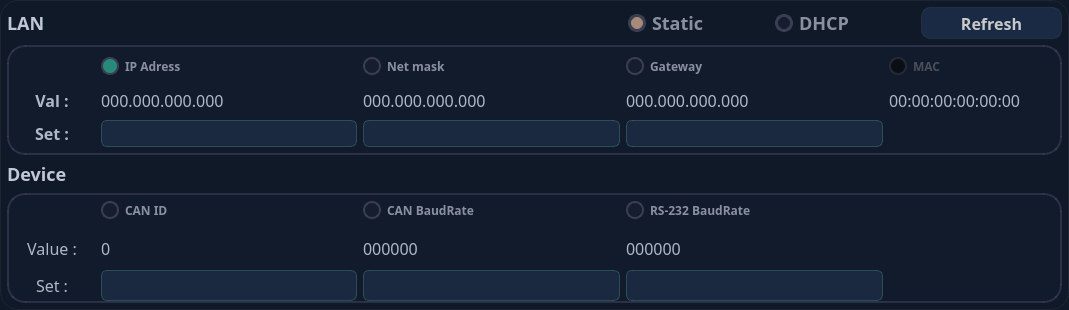
<?xml version="1.0" encoding="UTF-8"?>
<ui version="4.0">
 <class>devicesetting</class>
 <widget class="QFrame" name="devicesetting">
  <property name="geometry">
   <rect>
    <x>0</x>
    <y>0</y>
    <width>1069</width>
    <height>310</height>
   </rect>
  </property>
  <property name="minimumSize">
   <size>
    <width>1069</width>
    <height>310</height>
   </size>
  </property>
  <property name="maximumSize">
   <size>
    <width>1240</width>
    <height>372</height>
   </size>
  </property>
  <property name="font">
   <font>
    <family>WenQuanYi Micro Hei</family>
   </font>
  </property>
  <property name="cursor">
   <cursorShape>BlankCursor</cursorShape>
  </property>
  <property name="contextMenuPolicy">
   <enum>Qt::NoContextMenu</enum>
  </property>
  <property name="styleSheet">
   <string notr="true">#devicesetting {
    background-color: #0F1928;
    border-radius: 18px;
    border: 1px solid rgba(60, 60, 80, 0.3);
}</string>
  </property>
  <property name="locale">
   <locale language="Chinese" country="China"/>
  </property>
  <property name="frameShape">
   <enum>QFrame::NoFrame</enum>
  </property>
  <property name="frameShadow">
   <enum>QFrame::Plain</enum>
  </property>
  <property name="lineWidth">
   <number>0</number>
  </property>
  <layout class="QVBoxLayout" name="verticalLayout" stretch="2,7,1,7">
   <property name="leftMargin">
    <number>6</number>
   </property>
   <property name="topMargin">
    <number>6</number>
   </property>
   <property name="rightMargin">
    <number>6</number>
   </property>
   <property name="bottomMargin">
    <number>6</number>
   </property>
   <item>
    <widget class="QFrame" name="landhcpstframe">
     <property name="font">
      <font>
       <family>WenQuanYi Micro Hei</family>
      </font>
     </property>
     <property name="cursor">
      <cursorShape>BlankCursor</cursorShape>
     </property>
     <property name="contextMenuPolicy">
      <enum>Qt::NoContextMenu</enum>
     </property>
     <property name="styleSheet">
      <string notr="true">#landhcpstframe QRadioButton {
    color: #8A90A0;
    font-size: 18px;
}

#landhcpstframe QRadioButton::indicator {
    width: 12px;
    height: 12px;
    border-radius: 9px;
    border: 3px solid #3A3E50;
    background-color: #151D2E;
}

#landhcpstframe QRadioButton::indicator:checked {
    background-color: #A88A78;
}</string>
     </property>
     <property name="frameShape">
      <enum>QFrame::NoFrame</enum>
     </property>
     <property name="frameShadow">
      <enum>QFrame::Plain</enum>
     </property>
     <property name="lineWidth">
      <number>0</number>
     </property>
     <layout class="QHBoxLayout" name="horizontalLayout_5" stretch="1,12,3,3,3">
      <property name="spacing">
       <number>6</number>
      </property>
      <property name="leftMargin">
       <number>0</number>
      </property>
      <property name="topMargin">
       <number>0</number>
      </property>
      <property name="rightMargin">
       <number>0</number>
      </property>
      <property name="bottomMargin">
       <number>0</number>
      </property>
      <item>
       <widget class="QLabel" name="settingLANlabel">
        <property name="enabled">
         <bool>false</bool>
        </property>
        <property name="font">
         <font>
          <family>WenQuanYi Micro Hei</family>
          <pointsize>-1</pointsize>
          <weight>75</weight>
          <bold>true</bold>
         </font>
        </property>
        <property name="cursor">
         <cursorShape>BlankCursor</cursorShape>
        </property>
        <property name="contextMenuPolicy">
         <enum>Qt::NoContextMenu</enum>
        </property>
        <property name="styleSheet">
         <string notr="true">#settingLANlabel {
    color: #C0C8D5;
    font-size: 18px;
}</string>
        </property>
        <property name="lineWidth">
         <number>0</number>
        </property>
        <property name="text">
         <string>LAN</string>
        </property>
       </widget>
      </item>
      <item>
       <widget class="QLabel" name="spacelabel">
        <property name="font">
         <font>
          <family>WenQuanYi Micro Hei</family>
         </font>
        </property>
        <property name="cursor">
         <cursorShape>BlankCursor</cursorShape>
        </property>
        <property name="contextMenuPolicy">
         <enum>Qt::NoContextMenu</enum>
        </property>
        <property name="lineWidth">
         <number>0</number>
        </property>
        <property name="text">
         <string/>
        </property>
       </widget>
      </item>
      <item>
       <widget class="QRadioButton" name="setstaticradioButton">
        <property name="sizePolicy">
         <sizepolicy hsizetype="Preferred" vsizetype="Preferred">
          <horstretch>0</horstretch>
          <verstretch>0</verstretch>
         </sizepolicy>
        </property>
        <property name="font">
         <font>
          <family>WenQuanYi Micro Hei</family>
          <pointsize>-1</pointsize>
          <weight>75</weight>
          <bold>true</bold>
         </font>
        </property>
        <property name="cursor">
         <cursorShape>BlankCursor</cursorShape>
        </property>
        <property name="mouseTracking">
         <bool>false</bool>
        </property>
        <property name="focusPolicy">
         <enum>Qt::NoFocus</enum>
        </property>
        <property name="contextMenuPolicy">
         <enum>Qt::NoContextMenu</enum>
        </property>
        <property name="layoutDirection">
         <enum>Qt::LeftToRight</enum>
        </property>
        <property name="text">
         <string>Static</string>
        </property>
        <property name="checked">
         <bool>true</bool>
        </property>
        <property name="autoExclusive">
         <bool>true</bool>
        </property>
       </widget>
      </item>
      <item>
       <widget class="QRadioButton" name="dhcpradioButton">
        <property name="sizePolicy">
         <sizepolicy hsizetype="Preferred" vsizetype="Preferred">
          <horstretch>0</horstretch>
          <verstretch>0</verstretch>
         </sizepolicy>
        </property>
        <property name="font">
         <font>
          <family>WenQuanYi Micro Hei</family>
          <pointsize>-1</pointsize>
          <weight>75</weight>
          <bold>true</bold>
         </font>
        </property>
        <property name="cursor">
         <cursorShape>BlankCursor</cursorShape>
        </property>
        <property name="mouseTracking">
         <bool>false</bool>
        </property>
        <property name="focusPolicy">
         <enum>Qt::NoFocus</enum>
        </property>
        <property name="contextMenuPolicy">
         <enum>Qt::NoContextMenu</enum>
        </property>
        <property name="layoutDirection">
         <enum>Qt::LeftToRight</enum>
        </property>
        <property name="text">
         <string>DHCP</string>
        </property>
        <property name="checked">
         <bool>false</bool>
        </property>
       </widget>
      </item>
      <item>
       <widget class="QPushButton" name="refreshpushButton">
        <property name="sizePolicy">
         <sizepolicy hsizetype="Preferred" vsizetype="Preferred">
          <horstretch>0</horstretch>
          <verstretch>0</verstretch>
         </sizepolicy>
        </property>
        <property name="font">
         <font>
          <family>WenQuanYi Micro Hei</family>
          <pointsize>-1</pointsize>
          <weight>75</weight>
          <bold>true</bold>
         </font>
        </property>
        <property name="cursor">
         <cursorShape>BlankCursor</cursorShape>
        </property>
        <property name="focusPolicy">
         <enum>Qt::NoFocus</enum>
        </property>
        <property name="contextMenuPolicy">
         <enum>Qt::NoContextMenu</enum>
        </property>
        <property name="styleSheet">
         <string notr="true">#refreshpushButton {
        color: #C9C9C9;
        border-radius: 9px;
        font-size: 16px;
        font-weight: bold;
        background-color: #1A2A45;
         font-family: &quot;WenQuanYi Micro Hei&quot;;
    border: 1px solid rgba(74, 74, 90, 0.3);
}

#refreshpushButton:hover {
        background-color: #243356;
         border-color: rgba(100, 100, 130, 0.6);
}

#refreshpushButton:pressed {
        background-color: #0D1525;
border-color: rgba(100, 100, 130, 0.8);
}

#refreshpushButton:disabled {
        color: #3A3A4E;
    background-color: #151D2E;
        border: 1px solid rgba(40, 40, 55, 0.3);
}
</string>
        </property>
        <property name="text">
         <string>Refresh</string>
        </property>
       </widget>
      </item>
     </layout>
    </widget>
   </item>
   <item>
    <widget class="QFrame" name="networkframe">
     <property name="font">
      <font>
       <family>WenQuanYi Micro Hei</family>
      </font>
     </property>
     <property name="cursor">
      <cursorShape>BlankCursor</cursorShape>
     </property>
     <property name="contextMenuPolicy">
      <enum>Qt::NoContextMenu</enum>
     </property>
     <property name="styleSheet">
      <string notr="true">#networkframe {
        border-radius: 18px;
    background-color: #111B2C;
    border: 2px solid rgba(70, 70, 100, 0.5);
}

#networkframe QRadioButton {
    color: #8A90A0;
    font-size: 12px;
    font-weight: bold;
}

#networkframe QRadioButton::indicator {
    width: 14px;
    height: 14px;
    border-radius: 9px;
    border: 2px solid #3A3E50;
    background-color: #151D2E;
}

#networkframe QRadioButton::indicator:checked {
    background-color: #288A78;
}

#networkframe QRadioButton:disabled {
    color: #4A4E5A;
        background: transparent;
}

#networkframe QRadioButton::indicator:disabled {
        border: 2px solid #252836;
    background-color: #0A0F16;
}

#networkframe QLabel {
    color: #B0B8C5;
    font-size: 16px;
}

#ipvaluelabel, #maskvaluelabel, #gatevaluelabel {
    color: #E0E8F0;
    background-color: #1A2840;
    border: 1px solid rgba(90, 180, 160, 0.3);
    border-radius: 6px;
}</string>
     </property>
     <property name="frameShape">
      <enum>QFrame::NoFrame</enum>
     </property>
     <property name="frameShadow">
      <enum>QFrame::Plain</enum>
     </property>
     <property name="lineWidth">
      <number>0</number>
     </property>
     <layout class="QGridLayout" name="gridLayout_4" rowstretch="1,1,1" columnstretch="1,3,3,3,2">
      <property name="leftMargin">
       <number>0</number>
      </property>
      <property name="topMargin">
       <number>6</number>
      </property>
      <property name="rightMargin">
       <number>0</number>
      </property>
      <property name="bottomMargin">
       <number>6</number>
      </property>
      <item row="0" column="1">
       <widget class="QRadioButton" name="ipradioButton">
        <property name="sizePolicy">
         <sizepolicy hsizetype="Preferred" vsizetype="Preferred">
          <horstretch>0</horstretch>
          <verstretch>0</verstretch>
         </sizepolicy>
        </property>
        <property name="font">
         <font>
          <family>WenQuanYi Micro Hei</family>
          <pointsize>-1</pointsize>
          <weight>75</weight>
          <bold>true</bold>
         </font>
        </property>
        <property name="cursor">
         <cursorShape>BlankCursor</cursorShape>
        </property>
        <property name="mouseTracking">
         <bool>false</bool>
        </property>
        <property name="focusPolicy">
         <enum>Qt::NoFocus</enum>
        </property>
        <property name="contextMenuPolicy">
         <enum>Qt::NoContextMenu</enum>
        </property>
        <property name="text">
         <string>IP Adress</string>
        </property>
        <property name="checked">
         <bool>true</bool>
        </property>
        <property name="autoExclusive">
         <bool>false</bool>
        </property>
        <attribute name="buttonGroup">
         <string notr="true">buttonGroup</string>
        </attribute>
       </widget>
      </item>
      <item row="0" column="2">
       <widget class="QRadioButton" name="maskradioButton">
        <property name="sizePolicy">
         <sizepolicy hsizetype="Preferred" vsizetype="Preferred">
          <horstretch>0</horstretch>
          <verstretch>0</verstretch>
         </sizepolicy>
        </property>
        <property name="font">
         <font>
          <family>WenQuanYi Micro Hei</family>
          <pointsize>-1</pointsize>
          <weight>75</weight>
          <bold>true</bold>
         </font>
        </property>
        <property name="cursor">
         <cursorShape>BlankCursor</cursorShape>
        </property>
        <property name="mouseTracking">
         <bool>false</bool>
        </property>
        <property name="focusPolicy">
         <enum>Qt::NoFocus</enum>
        </property>
        <property name="contextMenuPolicy">
         <enum>Qt::NoContextMenu</enum>
        </property>
        <property name="text">
         <string>Net mask</string>
        </property>
        <property name="checked">
         <bool>false</bool>
        </property>
        <attribute name="buttonGroup">
         <string notr="true">buttonGroup</string>
        </attribute>
       </widget>
      </item>
      <item row="0" column="3">
       <widget class="QRadioButton" name="gateradioButton">
        <property name="sizePolicy">
         <sizepolicy hsizetype="Preferred" vsizetype="Preferred">
          <horstretch>0</horstretch>
          <verstretch>0</verstretch>
         </sizepolicy>
        </property>
        <property name="font">
         <font>
          <family>WenQuanYi Micro Hei</family>
          <pointsize>-1</pointsize>
          <weight>75</weight>
          <bold>true</bold>
         </font>
        </property>
        <property name="cursor">
         <cursorShape>BlankCursor</cursorShape>
        </property>
        <property name="mouseTracking">
         <bool>false</bool>
        </property>
        <property name="focusPolicy">
         <enum>Qt::NoFocus</enum>
        </property>
        <property name="contextMenuPolicy">
         <enum>Qt::NoContextMenu</enum>
        </property>
        <property name="text">
         <string>Gateway</string>
        </property>
        <property name="checked">
         <bool>false</bool>
        </property>
        <attribute name="buttonGroup">
         <string notr="true">buttonGroup</string>
        </attribute>
       </widget>
      </item>
      <item row="0" column="4">
       <widget class="QRadioButton" name="macradioButton">
        <property name="enabled">
         <bool>false</bool>
        </property>
        <property name="sizePolicy">
         <sizepolicy hsizetype="Preferred" vsizetype="Preferred">
          <horstretch>0</horstretch>
          <verstretch>0</verstretch>
         </sizepolicy>
        </property>
        <property name="font">
         <font>
          <family>WenQuanYi Micro Hei</family>
          <pointsize>-1</pointsize>
          <weight>75</weight>
          <bold>true</bold>
         </font>
        </property>
        <property name="cursor">
         <cursorShape>BlankCursor</cursorShape>
        </property>
        <property name="mouseTracking">
         <bool>false</bool>
        </property>
        <property name="focusPolicy">
         <enum>Qt::NoFocus</enum>
        </property>
        <property name="contextMenuPolicy">
         <enum>Qt::NoContextMenu</enum>
        </property>
        <property name="styleSheet">
         <string notr="true"/>
        </property>
        <property name="text">
         <string>MAC</string>
        </property>
        <property name="checked">
         <bool>false</bool>
        </property>
        <attribute name="buttonGroup">
         <string notr="true">buttonGroup</string>
        </attribute>
       </widget>
      </item>
      <item row="1" column="0">
       <widget class="QLabel" name="networkvaluelabel">
        <property name="font">
         <font>
          <family>WenQuanYi Micro Hei</family>
          <pointsize>-1</pointsize>
          <weight>75</weight>
          <bold>true</bold>
         </font>
        </property>
        <property name="cursor">
         <cursorShape>BlankCursor</cursorShape>
        </property>
        <property name="contextMenuPolicy">
         <enum>Qt::NoContextMenu</enum>
        </property>
        <property name="lineWidth">
         <number>0</number>
        </property>
        <property name="text">
         <string>Val :</string>
        </property>
        <property name="alignment">
         <set>Qt::AlignCenter</set>
        </property>
       </widget>
      </item>
      <item row="1" column="1">
       <widget class="QLabel" name="iplabel">
        <property name="font">
         <font>
          <family>WenQuanYi Micro Hei</family>
          <pointsize>-1</pointsize>
         </font>
        </property>
        <property name="cursor">
         <cursorShape>BlankCursor</cursorShape>
        </property>
        <property name="contextMenuPolicy">
         <enum>Qt::NoContextMenu</enum>
        </property>
        <property name="lineWidth">
         <number>0</number>
        </property>
        <property name="text">
         <string>000.000.000.000</string>
        </property>
       </widget>
      </item>
      <item row="1" column="2">
       <widget class="QLabel" name="masklabel">
        <property name="font">
         <font>
          <family>WenQuanYi Micro Hei</family>
          <pointsize>-1</pointsize>
         </font>
        </property>
        <property name="cursor">
         <cursorShape>BlankCursor</cursorShape>
        </property>
        <property name="contextMenuPolicy">
         <enum>Qt::NoContextMenu</enum>
        </property>
        <property name="lineWidth">
         <number>0</number>
        </property>
        <property name="text">
         <string>000.000.000.000</string>
        </property>
       </widget>
      </item>
      <item row="1" column="3">
       <widget class="QLabel" name="gatelabel">
        <property name="font">
         <font>
          <family>WenQuanYi Micro Hei</family>
          <pointsize>-1</pointsize>
         </font>
        </property>
        <property name="cursor">
         <cursorShape>BlankCursor</cursorShape>
        </property>
        <property name="contextMenuPolicy">
         <enum>Qt::NoContextMenu</enum>
        </property>
        <property name="lineWidth">
         <number>0</number>
        </property>
        <property name="text">
         <string>000.000.000.000</string>
        </property>
       </widget>
      </item>
      <item row="1" column="4">
       <widget class="QLabel" name="maclabel">
        <property name="font">
         <font>
          <family>WenQuanYi Micro Hei</family>
          <pointsize>-1</pointsize>
         </font>
        </property>
        <property name="cursor">
         <cursorShape>BlankCursor</cursorShape>
        </property>
        <property name="contextMenuPolicy">
         <enum>Qt::NoContextMenu</enum>
        </property>
        <property name="lineWidth">
         <number>0</number>
        </property>
        <property name="text">
         <string>00:00:00:00:00:00</string>
        </property>
       </widget>
      </item>
      <item row="2" column="0">
       <widget class="QLabel" name="networksetlabel">
        <property name="font">
         <font>
          <family>WenQuanYi Micro Hei</family>
          <pointsize>-1</pointsize>
          <weight>75</weight>
          <bold>true</bold>
         </font>
        </property>
        <property name="cursor">
         <cursorShape>BlankCursor</cursorShape>
        </property>
        <property name="contextMenuPolicy">
         <enum>Qt::NoContextMenu</enum>
        </property>
        <property name="lineWidth">
         <number>0</number>
        </property>
        <property name="text">
         <string>Set :</string>
        </property>
        <property name="alignment">
         <set>Qt::AlignCenter</set>
        </property>
       </widget>
      </item>
      <item row="2" column="1">
       <widget class="QLabel" name="ipvaluelabel">
        <property name="font">
         <font>
          <family>WenQuanYi Micro Hei</family>
          <pointsize>-1</pointsize>
         </font>
        </property>
        <property name="cursor">
         <cursorShape>BlankCursor</cursorShape>
        </property>
        <property name="contextMenuPolicy">
         <enum>Qt::NoContextMenu</enum>
        </property>
        <property name="lineWidth">
         <number>0</number>
        </property>
        <property name="text">
         <string/>
        </property>
       </widget>
      </item>
      <item row="2" column="2">
       <widget class="QLabel" name="maskvaluelabel">
        <property name="font">
         <font>
          <family>WenQuanYi Micro Hei</family>
          <pointsize>-1</pointsize>
         </font>
        </property>
        <property name="cursor">
         <cursorShape>BlankCursor</cursorShape>
        </property>
        <property name="contextMenuPolicy">
         <enum>Qt::NoContextMenu</enum>
        </property>
        <property name="lineWidth">
         <number>0</number>
        </property>
        <property name="text">
         <string/>
        </property>
       </widget>
      </item>
      <item row="2" column="3">
       <widget class="QLabel" name="gatevaluelabel">
        <property name="font">
         <font>
          <family>WenQuanYi Micro Hei</family>
          <pointsize>-1</pointsize>
         </font>
        </property>
        <property name="cursor">
         <cursorShape>BlankCursor</cursorShape>
        </property>
        <property name="contextMenuPolicy">
         <enum>Qt::NoContextMenu</enum>
        </property>
        <property name="lineWidth">
         <number>0</number>
        </property>
        <property name="text">
         <string/>
        </property>
       </widget>
      </item>
     </layout>
    </widget>
   </item>
   <item>
    <widget class="QLabel" name="deviceidlabel">
     <property name="enabled">
      <bool>false</bool>
     </property>
     <property name="font">
      <font>
       <family>WenQuanYi Micro Hei</family>
       <pointsize>-1</pointsize>
       <weight>75</weight>
       <bold>true</bold>
      </font>
     </property>
     <property name="cursor">
      <cursorShape>BlankCursor</cursorShape>
     </property>
     <property name="contextMenuPolicy">
      <enum>Qt::NoContextMenu</enum>
     </property>
     <property name="styleSheet">
      <string notr="true">#deviceidlabel {
    color: #C0C8D5;
    font-size: 18px;
}</string>
     </property>
     <property name="lineWidth">
      <number>0</number>
     </property>
     <property name="text">
      <string>Device</string>
     </property>
    </widget>
   </item>
   <item>
    <widget class="QFrame" name="deviceidframe">
     <property name="font">
      <font>
       <family>WenQuanYi Micro Hei</family>
      </font>
     </property>
     <property name="cursor">
      <cursorShape>BlankCursor</cursorShape>
     </property>
     <property name="contextMenuPolicy">
      <enum>Qt::NoContextMenu</enum>
     </property>
     <property name="styleSheet">
      <string notr="true">#deviceidframe {
    background-color: #111B2C;
    border-radius: 18px;
    border: 2px solid rgba(70, 70, 100, 0.5);
}

#deviceidframe QRadioButton {
    color: #8A90A0;
    font-size: 12px;
    font-weight: bold;
}

#deviceidframe QRadioButton::indicator {
    width: 14px;
    height: 14px;
    border-radius: 9px;
    border: 2px solid #3A3E50;
    background-color: #151D2E;
}

#deviceidframe QRadioButton::indicator:checked {
    background-color: #288A78;
}

#deviceidframe QRadioButton:disabled {
    color: #4A4E5A;
        background: transparent;
}

#deviceidframe QRadioButton::indicator:disabled {
        border: 2px solid #252836;
    background-color: #0A0F16;
}

#deviceidframe QLabel {
    color: #B0B8C5;
    font-size: 16px;
}

#canidvaluelabel, #canbaudvaluelabel ,#rs232baudvaluelabel{
    color: #E0E8F0;
    background-color: #1A2840;
    border: 1px solid rgba(90, 180, 160, 0.3);
    border-radius: 6px;
}
</string>
     </property>
     <property name="frameShape">
      <enum>QFrame::NoFrame</enum>
     </property>
     <property name="frameShadow">
      <enum>QFrame::Plain</enum>
     </property>
     <property name="lineWidth">
      <number>0</number>
     </property>
     <layout class="QGridLayout" name="gridLayout" rowstretch="1,1,1" columnstretch="1,3,3,3,2">
      <property name="leftMargin">
       <number>0</number>
      </property>
      <property name="topMargin">
       <number>0</number>
      </property>
      <property name="rightMargin">
       <number>0</number>
      </property>
      <property name="bottomMargin">
       <number>0</number>
      </property>
      <item row="0" column="1">
       <widget class="QRadioButton" name="canidradioButton">
        <property name="sizePolicy">
         <sizepolicy hsizetype="Preferred" vsizetype="Preferred">
          <horstretch>0</horstretch>
          <verstretch>0</verstretch>
         </sizepolicy>
        </property>
        <property name="font">
         <font>
          <family>WenQuanYi Micro Hei</family>
          <pointsize>-1</pointsize>
          <weight>75</weight>
          <bold>true</bold>
         </font>
        </property>
        <property name="cursor">
         <cursorShape>BlankCursor</cursorShape>
        </property>
        <property name="mouseTracking">
         <bool>false</bool>
        </property>
        <property name="focusPolicy">
         <enum>Qt::NoFocus</enum>
        </property>
        <property name="contextMenuPolicy">
         <enum>Qt::NoContextMenu</enum>
        </property>
        <property name="text">
         <string>CAN ID</string>
        </property>
        <property name="checked">
         <bool>false</bool>
        </property>
        <attribute name="buttonGroup">
         <string notr="true">buttonGroup</string>
        </attribute>
       </widget>
      </item>
      <item row="0" column="2">
       <widget class="QRadioButton" name="canbaudradioButton">
        <property name="enabled">
         <bool>true</bool>
        </property>
        <property name="sizePolicy">
         <sizepolicy hsizetype="Preferred" vsizetype="Preferred">
          <horstretch>0</horstretch>
          <verstretch>0</verstretch>
         </sizepolicy>
        </property>
        <property name="font">
         <font>
          <family>WenQuanYi Micro Hei</family>
          <pointsize>-1</pointsize>
          <weight>75</weight>
          <bold>true</bold>
         </font>
        </property>
        <property name="cursor">
         <cursorShape>BlankCursor</cursorShape>
        </property>
        <property name="mouseTracking">
         <bool>false</bool>
        </property>
        <property name="focusPolicy">
         <enum>Qt::NoFocus</enum>
        </property>
        <property name="contextMenuPolicy">
         <enum>Qt::NoContextMenu</enum>
        </property>
        <property name="text">
         <string>CAN BaudRate</string>
        </property>
        <property name="checked">
         <bool>false</bool>
        </property>
        <attribute name="buttonGroup">
         <string notr="true">buttonGroup</string>
        </attribute>
       </widget>
      </item>
      <item row="0" column="3">
       <widget class="QRadioButton" name="rs232baudradioButton">
        <property name="enabled">
         <bool>true</bool>
        </property>
        <property name="sizePolicy">
         <sizepolicy hsizetype="Preferred" vsizetype="Preferred">
          <horstretch>0</horstretch>
          <verstretch>0</verstretch>
         </sizepolicy>
        </property>
        <property name="font">
         <font>
          <family>WenQuanYi Micro Hei</family>
          <pointsize>-1</pointsize>
          <weight>75</weight>
          <bold>true</bold>
         </font>
        </property>
        <property name="cursor">
         <cursorShape>BlankCursor</cursorShape>
        </property>
        <property name="mouseTracking">
         <bool>false</bool>
        </property>
        <property name="focusPolicy">
         <enum>Qt::NoFocus</enum>
        </property>
        <property name="contextMenuPolicy">
         <enum>Qt::NoContextMenu</enum>
        </property>
        <property name="text">
         <string>RS-232 BaudRate</string>
        </property>
        <property name="checkable">
         <bool>true</bool>
        </property>
        <property name="checked">
         <bool>false</bool>
        </property>
        <attribute name="buttonGroup">
         <string notr="true">buttonGroup</string>
        </attribute>
       </widget>
      </item>
      <item row="1" column="0">
       <widget class="QLabel" name="devicevaluelabel">
        <property name="font">
         <font>
          <family>WenQuanYi Micro Hei</family>
          <pointsize>-1</pointsize>
         </font>
        </property>
        <property name="cursor">
         <cursorShape>BlankCursor</cursorShape>
        </property>
        <property name="contextMenuPolicy">
         <enum>Qt::NoContextMenu</enum>
        </property>
        <property name="lineWidth">
         <number>0</number>
        </property>
        <property name="text">
         <string>Value :</string>
        </property>
        <property name="alignment">
         <set>Qt::AlignCenter</set>
        </property>
       </widget>
      </item>
      <item row="1" column="1">
       <widget class="QLabel" name="canidlabel">
        <property name="font">
         <font>
          <family>WenQuanYi Micro Hei</family>
          <pointsize>-1</pointsize>
         </font>
        </property>
        <property name="cursor">
         <cursorShape>BlankCursor</cursorShape>
        </property>
        <property name="contextMenuPolicy">
         <enum>Qt::NoContextMenu</enum>
        </property>
        <property name="lineWidth">
         <number>0</number>
        </property>
        <property name="text">
         <string>0</string>
        </property>
       </widget>
      </item>
      <item row="1" column="2">
       <widget class="QLabel" name="canbaudlabel">
        <property name="font">
         <font>
          <family>WenQuanYi Micro Hei</family>
          <pointsize>-1</pointsize>
         </font>
        </property>
        <property name="cursor">
         <cursorShape>BlankCursor</cursorShape>
        </property>
        <property name="contextMenuPolicy">
         <enum>Qt::NoContextMenu</enum>
        </property>
        <property name="lineWidth">
         <number>0</number>
        </property>
        <property name="text">
         <string>000000</string>
        </property>
       </widget>
      </item>
      <item row="1" column="3">
       <widget class="QLabel" name="rs232baudlabel">
        <property name="font">
         <font>
          <family>WenQuanYi Micro Hei</family>
          <pointsize>-1</pointsize>
         </font>
        </property>
        <property name="cursor">
         <cursorShape>BlankCursor</cursorShape>
        </property>
        <property name="contextMenuPolicy">
         <enum>Qt::NoContextMenu</enum>
        </property>
        <property name="lineWidth">
         <number>0</number>
        </property>
        <property name="text">
         <string>000000</string>
        </property>
       </widget>
      </item>
      <item row="1" column="4">
       <widget class="QLabel" name="label_19">
        <property name="text">
         <string/>
        </property>
       </widget>
      </item>
      <item row="2" column="0">
       <widget class="QLabel" name="devicesetlabel">
        <property name="font">
         <font>
          <family>WenQuanYi Micro Hei</family>
          <pointsize>-1</pointsize>
         </font>
        </property>
        <property name="cursor">
         <cursorShape>BlankCursor</cursorShape>
        </property>
        <property name="contextMenuPolicy">
         <enum>Qt::NoContextMenu</enum>
        </property>
        <property name="lineWidth">
         <number>0</number>
        </property>
        <property name="text">
         <string>Set :</string>
        </property>
        <property name="alignment">
         <set>Qt::AlignCenter</set>
        </property>
       </widget>
      </item>
      <item row="2" column="1">
       <widget class="QLabel" name="canidvaluelabel">
        <property name="font">
         <font>
          <family>WenQuanYi Micro Hei</family>
          <pointsize>-1</pointsize>
         </font>
        </property>
        <property name="cursor">
         <cursorShape>BlankCursor</cursorShape>
        </property>
        <property name="contextMenuPolicy">
         <enum>Qt::NoContextMenu</enum>
        </property>
        <property name="lineWidth">
         <number>0</number>
        </property>
        <property name="text">
         <string/>
        </property>
       </widget>
      </item>
      <item row="2" column="2">
       <widget class="QLabel" name="canbaudvaluelabel">
        <property name="font">
         <font>
          <family>WenQuanYi Micro Hei</family>
          <pointsize>-1</pointsize>
         </font>
        </property>
        <property name="cursor">
         <cursorShape>BlankCursor</cursorShape>
        </property>
        <property name="contextMenuPolicy">
         <enum>Qt::NoContextMenu</enum>
        </property>
        <property name="lineWidth">
         <number>0</number>
        </property>
        <property name="text">
         <string/>
        </property>
       </widget>
      </item>
      <item row="2" column="3">
       <widget class="QLabel" name="rs232baudvaluelabel">
        <property name="font">
         <font>
          <family>WenQuanYi Micro Hei</family>
          <pointsize>-1</pointsize>
         </font>
        </property>
        <property name="cursor">
         <cursorShape>BlankCursor</cursorShape>
        </property>
        <property name="contextMenuPolicy">
         <enum>Qt::NoContextMenu</enum>
        </property>
        <property name="lineWidth">
         <number>0</number>
        </property>
        <property name="text">
         <string/>
        </property>
       </widget>
      </item>
      <item row="2" column="4">
       <widget class="QLabel" name="label_21">
        <property name="lineWidth">
         <number>0</number>
        </property>
        <property name="text">
         <string/>
        </property>
       </widget>
      </item>
     </layout>
    </widget>
   </item>
  </layout>
 </widget>
 <resources/>
 <connections/>
 <buttongroups>
  <buttongroup name="buttonGroup"/>
 </buttongroups>
</ui>
